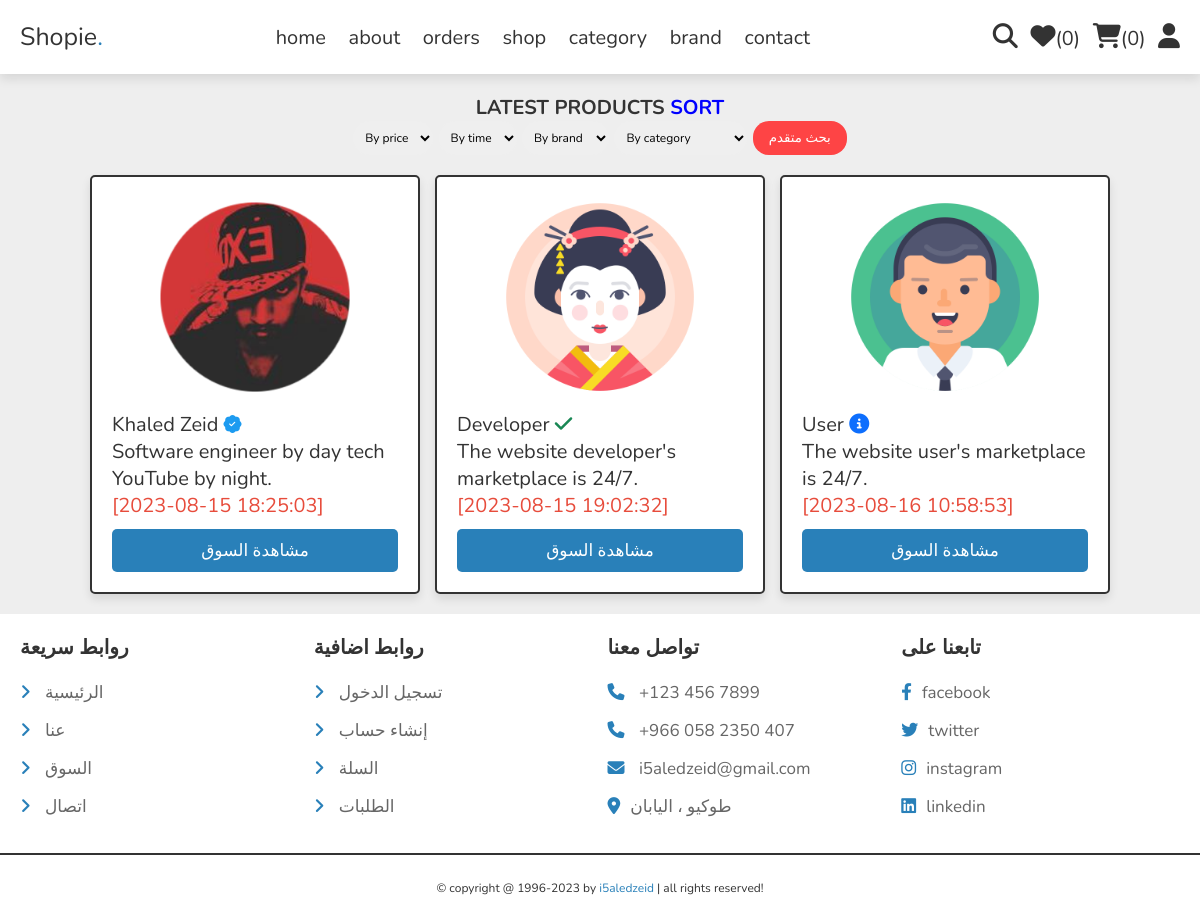
Before: /store.php with the older database file.
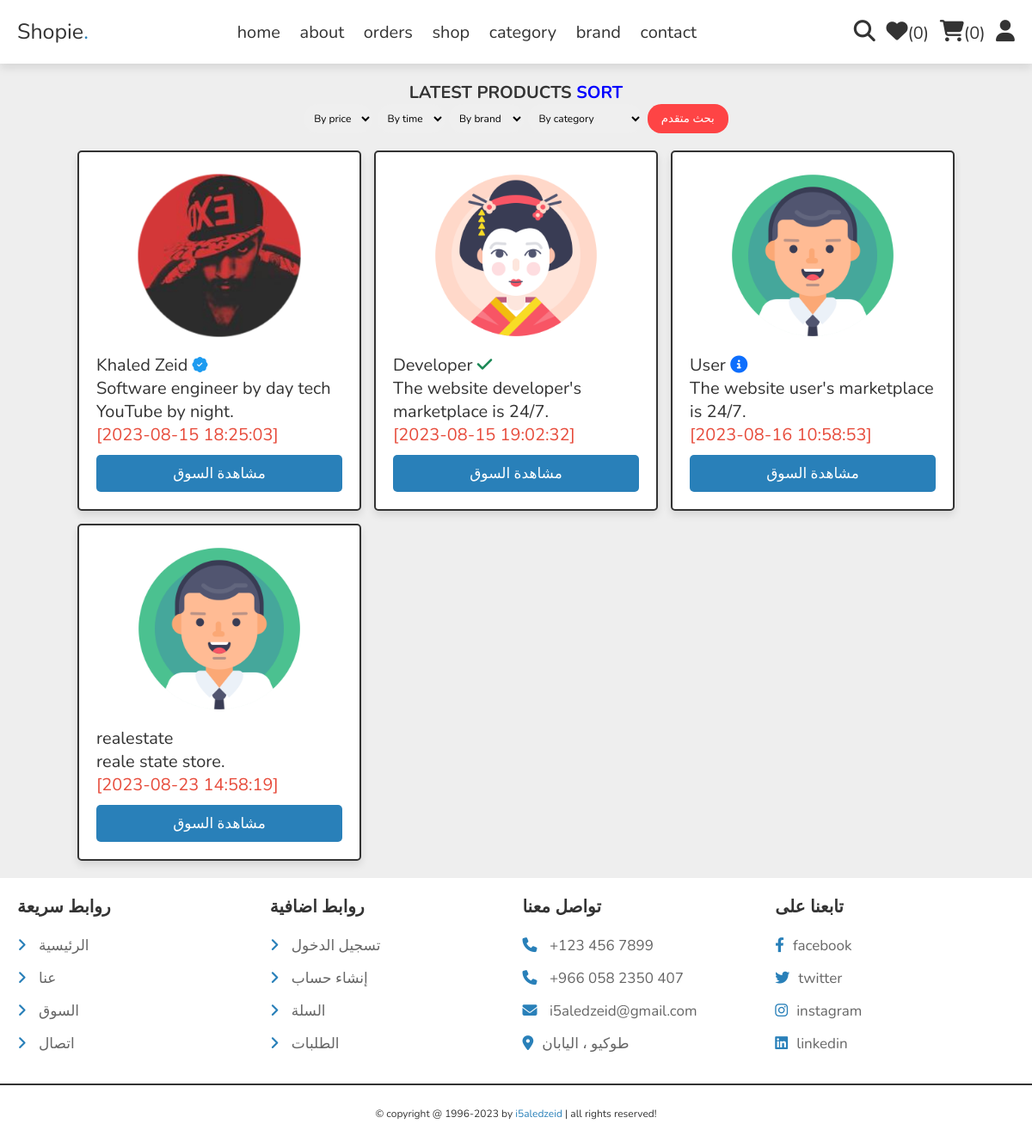
After: the same page with the newer database file.
### tables this page shows
CREATE TABLE `store` (
  `id` int(11) NOT NULL,
  `title` varchar(255) NOT NULL,
  `subtitle` text NOT NULL,
  `status` int(11) NOT NULL,
  `image` varchar(255) DEFAULT NULL,
  `background` varchar(255) DEFAULT NULL,
  `created_by` int(11) NOT NULL,
  `created_at` datetime NOT NULL DEFAULT current_timestamp()
);

### store.php (the view, shortened to what this page needs)
<?php
include 'components/connect.php';
include 'components/wishlist_cart.php';
?>
<!DOCTYPE html>
<html lang="en">
<head>
   <link rel="stylesheet" href="https://cdnjs.cloudflare.com/ajax/libs/font-awesome/6.1.1/css/all.min.css">
   <link rel="stylesheet" href="css/home-style.css">
    <link rel="stylesheet" href="https://cdn.jsdelivr.net/npm/bootstrap-icons@1.10.5/font/bootstrap-icons.css">
</head>
<body>
<?php include 'components/shop_header.php'; ?>
<section class="products">
   <h1 class="heading">latest products <a style="color: blue;">Sort</a>
        <form action="" method="POST">
            <select class="form-select" aria-label="Default select example" name="myprice" id="myprice">
                <?php
                    if ($price == '') {
                        echo '<option selected>By price</option>';
                    }
                ?>
            </select>
            <select class="form-select" aria-label="Default select example" name="mytime" id="mytime">
                <?php
                    if ($time == '') {
                        echo '<option selected>By time</option>';
                    }
                ?>
            </select>
            <select class="form-select" aria-label="Default select example" name="mybrand" id="mybrand">
                <?php
                    if ($brand == '') {
                        echo '<option selected>By brand</option>';
                    }
                ?>
            </select>
            <select class="form-select" aria-label="Default select example" name="myvalue" id="myvalue">
                <?php
                    if ($lang == '') {
                        echo '<option selected>By category</option>';
                    }
                ?>
            </select>
            <button type="submit" name="submit" style="padding: 8px 16px 8px 16px; border-radius: 16px; background: #FE4445; color: white; cursor: pointer;">بحث متقدم</button>
        </form>
   </h1>
   <div class="box-container">
   <?php
     if ($lang == $lang && $lang != 'By category' && $lang != '') {
        $select_products = $conn->prepare("SELECT * FROM `store` WHERE status='$lang'");
     }
     else if ($brand == $brand && $brand != 'By brand' && $brand != '') {
        $select_products = $conn->prepare("SELECT * FROM `store` WHERE create_at='$brand'");
     }
     else if ($time == 'DESC') {
        $select_products = $conn->prepare("SELECT * FROM `store` ORDER BY `id` $time");
     }
     else if ($time == 'ASC') {
        $select_products = $conn->prepare("SELECT * FROM `store` ORDER BY `id` $time");
     }
     else if ($price == 'DESC') {
        $select_products = $conn->prepare("SELECT * FROM `store` ORDER BY `price` $price");
     }
     else if ($price == 'ASC') {
        $select_products = $conn->prepare("SELECT * FROM `store` ORDER BY `price` $price");
     }
     else {
        $select_products = $conn->prepare("SELECT * FROM `store`");
     }
     $select_products->execute();
     if($select_products->rowCount() > 0){
      while($fetch_product = $select_products->fetch(PDO::FETCH_ASSOC)){
   ?>
   <form action="" method="post" class="box">
      <img src="images/<?= $fetch_product['image']; ?>" alt="">
      <div class="name"><?= $fetch_product['title']; ?>
       <?php
            $status = $fetch_product['status'];
            if ($status == 0) {
                echo '<i class="fa fa-info-circle" style="color: #0D6EFD;" aria-hidden="true" rel="tooltip" title="جديد" id="blah"></i>';
            } else if ($status == 1) {
                echo '<i class="bi bi-exclamation-triangle" style="color: #F58F3C;" rel="tooltip" title="حظر مؤقت" id="blah"></i>';
            } else if ($status == 2) {
                echo '<i class="bi bi-exclamation-circle" style="color: #6C757D;" rel="tooltip" title="بإنتظار التوثيق" id="blah"></i>';
            } else if ($status == 3) {
                echo '<i class="fa fa-check" style="color: #198754;" aria-hidden="true" rel="tooltip" title="تم التوثيق" id="blah"></i>';
            } else if ($status == 4) {
                echo '<i class="bi bi-sign-stop-fill" style="color: #DC3545;" rel="tooltip" title="حظر تام" id="blah"></i>';
            } else if ($status == 5) {
                echo '<i class="bi bi-coin" style="color: #198754;" rel="tooltip" title="سوق محترف" id="blah"></i>';
            } else if ($status == 6) {
                echo '<i class="bi bi-patch-check-fill" style="color: #1D9BF0; font-size: 18px;" rel="tooltip" title="المالك" id="blah"></i>';
            }
            ?>
      </div>
      <div class="name"><?= $fetch_product['subtitle']; ?></div>
      <div class="flex">
         <div class="price"><span>[</span><?= $fetch_product['created_at']; ?><span>]</span></div>
      </div>
      <input type="submit" value="مشاهدة السوق" class="btn" name="add_to_cart">
   </form>
   <?php
      }
   }else{
      echo '<p class="empty">no products found!</p>';
   }
   ?>
   </div>
</section>
<?php include 'components/footer.php'; ?>
</body>
</html>

### components/shop_header.php (shortened to what this page needs)
<header class="header">
   <section class="flex">
      <a href="home.php" class="logo">Shopie<span>.</span></a>
      <nav class="navbar">
         <a href="https://shopy101.000webhostapp.com/home.php">home</a>
         <a href="about.php">about</a>
         <a href="orders.php">orders</a>
         <a href="shop.php">shop</a>
         <a href="category.php">category</a>
         <a href="brand.php">brand</a>
         <a href="contact.php">contact</a>
      </nav>
      <div class="icons">
         <?php
            $count_wishlist_items = $conn->prepare("SELECT * FROM `wishlist` WHERE user_id = ?");
            $count_wishlist_items->execute([$user_id]);
            $total_wishlist_counts = $count_wishlist_items->rowCount();
            $count_cart_items = $conn->prepare("SELECT * FROM `cart` WHERE user_id = ?");
            $count_cart_items->execute([$user_id]);
            $total_cart_counts = $count_cart_items->rowCount();
         ?>
         <a href="search_page.php"><i class="fas fa-search"></i></a>
         <a href="wishlist.php"><i class="fas fa-heart"></i><span>(<?= $total_wishlist_counts; ?>)</span></a>
         <a href="cart.php"><i class="fas fa-shopping-cart"></i><span>(<?= $total_cart_counts; ?>)</span></a>
         <div id="user-btn" class="fas fa-user"></div>
      </div>
   </section>
</header>

### components/orders/footer.php (shortened to what this page needs)
<footer class="footer">
   <section class="grid" style="/*direction: rtl;*/">
      <div class="box">
         <h3>روابط سريعة</h3>
         <a href="home.php"> <i class="fas fa-angle-right"></i> الرئيسية</a>
         <a href="about.php"> <i class="fas fa-angle-right"></i> عنا</a>
         <a href="shop.php"> <i class="fas fa-angle-right"></i> السوق</a>
         <a href="contact.php"> <i class="fas fa-angle-right"></i> اتصال</a>
      </div>
      <div class="box">
         <h3>روابط اضافية</h3>
         <a href="user_login.php"> <i class="fas fa-angle-right"></i> تسجيل الدخول</a>
         <a href="user_register.php"> <i class="fas fa-angle-right"></i> إنشاء حساب</a>
         <a href="cart.php"> <i class="fas fa-angle-right"></i> السلة</a>
         <a href="orders.php"> <i class="fas fa-angle-right"></i> الطلبات</a>
      </div>
      <div class="box">
         <h3>تواصل معنا</h3>
         <a href="tel:1234567890"><i class="fas fa-phone"></i> +123 456 7899</a>
         <a href="tel:0582350407"><i class="fas fa-phone"></i> +966 058 2350 407</a>
         <a href="mailto:i5aledzeid@gmail.com"><i class="fas fa-envelope"></i> i5aledzeid@gmail.com</a>
         <a href="https://www.google.com/myplace"><i class="fas fa-map-marker-alt"></i>طوكيو ، اليابان</a>
      </div>
      <div class="box">
         <h3>تابعنا على</h3>
         <a href="#"><i class="fab fa-facebook-f"></i>facebook</a>
         <a href="#"><i class="fab fa-twitter"></i>twitter</a>
         <a href="#"><i class="fab fa-instagram"></i>instagram</a>
         <a href="#"><i class="fab fa-linkedin"></i>linkedin</a>
      </div>
   </section>
   <div style="font-size: 12px;" class="credit">&copy; copyright @ 1996-<?= date('Y'); ?> by <span>i5aledzeid</span> | all rights reserved!</div>
</footer>

### css/home-style.css (style rules this page uses)
:root { --main-color:#2980b9; --orange:#f39c12; --red:#e74c3c; --black:#333; --white:#fff; --light-color:#666; --light-bg:#eee; --border:.2rem solid var(--black); --box-shadow:0 .5rem 1rem rgba(0,0,0,.1); }
* { font-family: 'Nunito', sans-serif; margin:0; padding:0; box-sizing: border-box; outline: none; border:none; text-decoration: none; }
html { font-size: 62.5%; overflow-x: hidden; }
body { background-color: var(--light-bg); }
section { padding:2rem; max-width: 1200px; margin:0 auto; }
.heading { font-size: 4rem; color:var(--black); margin-bottom: 2rem; text-align: center; text-transform: uppercase; }
.btn, .delete-btn, .option-btn { display: block; width: 100%; margin-top: 1rem; border-radius: .5rem; padding:1rem 3rem; font-size: 1.7rem; text-transform: capitalize; color:var(--white); cursor: pointer; text-align: center; }
.btn { background-color: var(--main-color); }
.header { position: sticky; top:0; left:0; right:0; background-color: var(--white); box-shadow: var(--box-shadow); z-index: 1000; }
.header .flex { display: flex; align-items: center; justify-content: space-between; position: relative; }
.header .flex .logo { font-size: 2.5rem; color:var(--black); }
.header .flex .logo span { color:var(--main-color); }
.header .flex .navbar a { margin:0 1rem; font-size: 2rem; color:var(--black); }
.header .flex .icons > * { margin-left: 1rem; font-size: 2.5rem; cursor: pointer; color:var(--black); }
.header .flex .icons a span { font-size: 2rem; }
.products .box-container { display: grid; grid-template-columns: repeat(auto-fit, 33rem); gap:1.5rem; justify-content: center; align-items: flex-start; }
.products h1 { font-size: 2rem; }
.products .box-container .box { position: relative; background-color: var(--white); box-shadow: var(--box-shadow); border-radius: .5rem; border:var(--border); padding:2rem; overflow: hidden; }
.products .box-container .box img { height: 20rem; width: 100%; object-fit: contain; margin-bottom: 1rem; }
.products .box-container .box .name { font-size: 2rem; color:var(--black); }
.products .box-container .box .flex { display: flex; align-items: center; gap:1rem; }
.products .box-container .box .flex .price { font-size: 2rem; color:var(--red); margin-right: auto; }
.footer { background-color: var(--white); }
.footer .grid { display: grid; grid-template-columns: repeat(auto-fit, minmax(27rem, 1fr)); gap:1.5rem; align-items: flex-start; }
.footer .grid .box h3 { font-size: 2rem; color:var(--black); margin-bottom: 2rem; text-transform: capitalize; }
.footer .grid .box a { display: block; margin:1.5rem 0; font-size: 1.7rem; color:var(--light-color); }
.footer .grid .box a i { padding-right: 1rem; color:var(--main-color); transition: .2s linear; }
.footer .credit { text-align: center; padding: 2.5rem 2rem; border-top: var(--border); font-size: 2rem; color:var(--black); }
.footer .credit span { color:var(--main-color); }

### store.php (style rules this page uses)
select, option { font-size: 12px; }
.form-select { padding: 8px; margin-bottom: -16px; border-radius: 16px; }

Changed rows visible on the page:
added store: image (picture), title "realestate", subtitle "reale state store.", created_at "2023-08-23 14:58:19"
